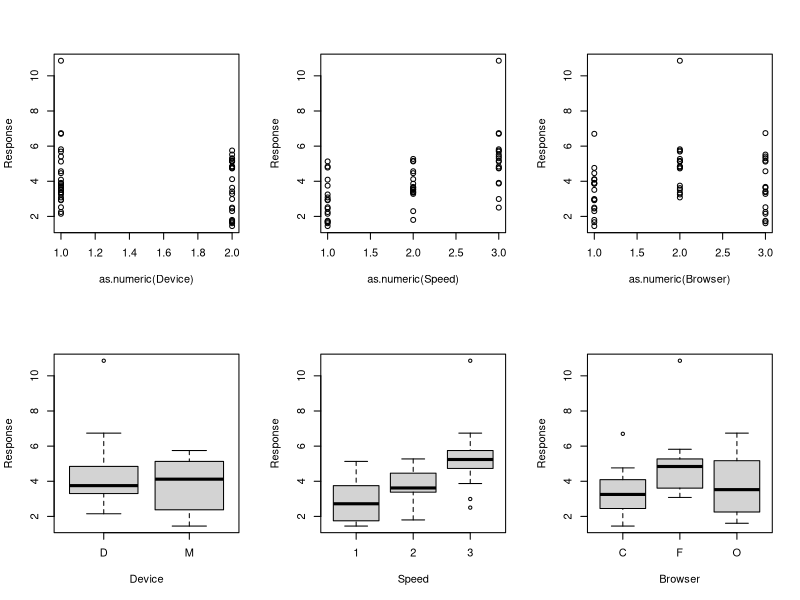
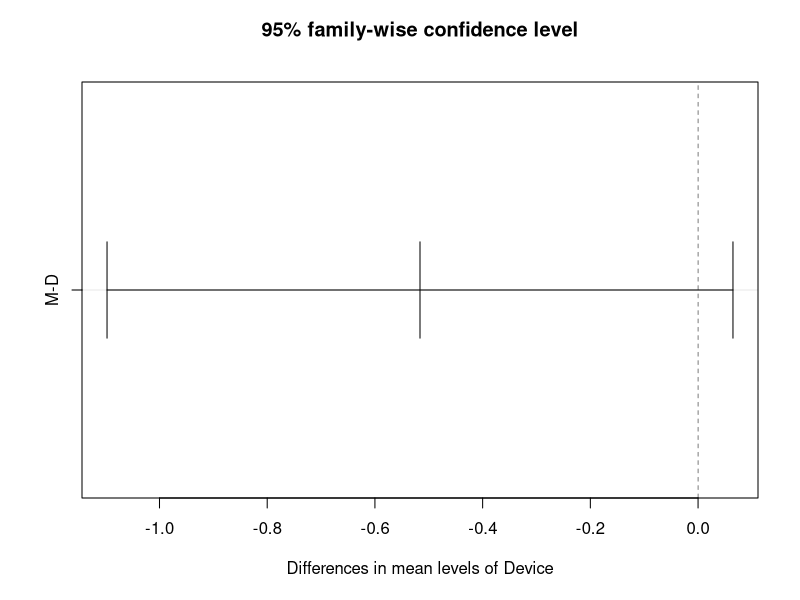
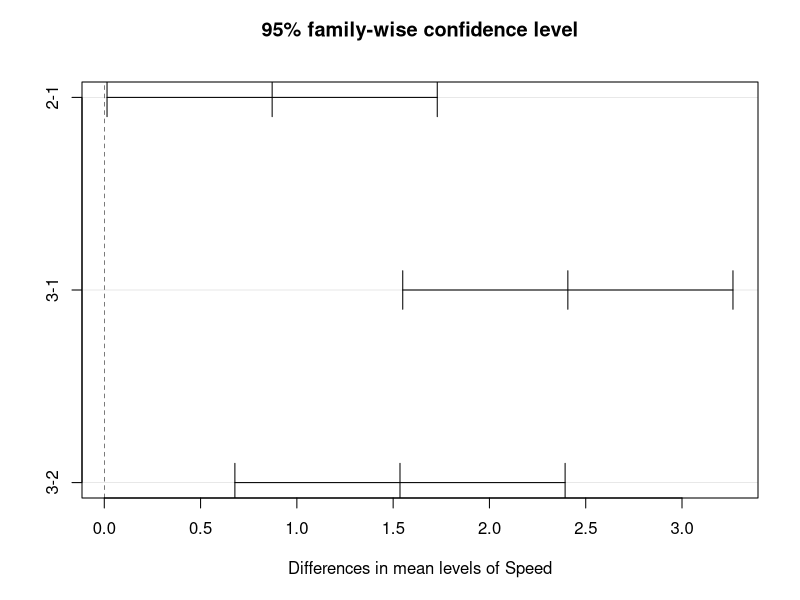
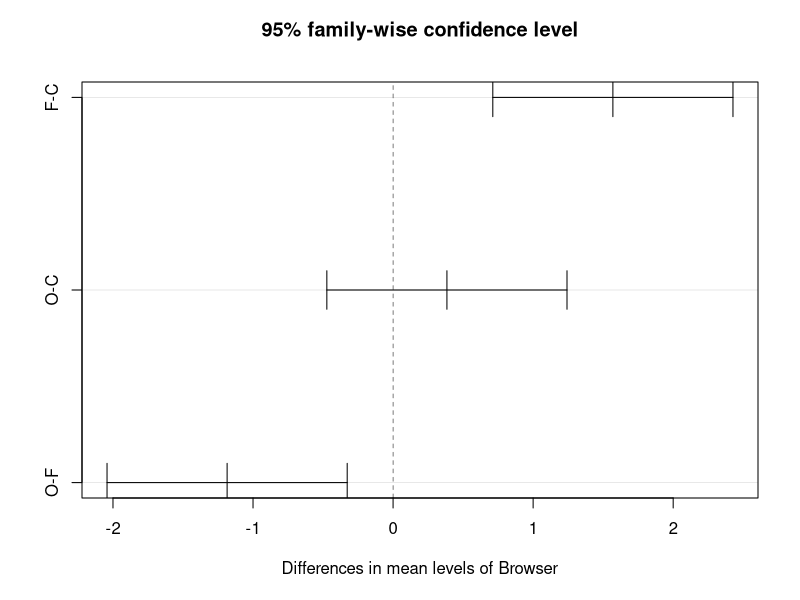
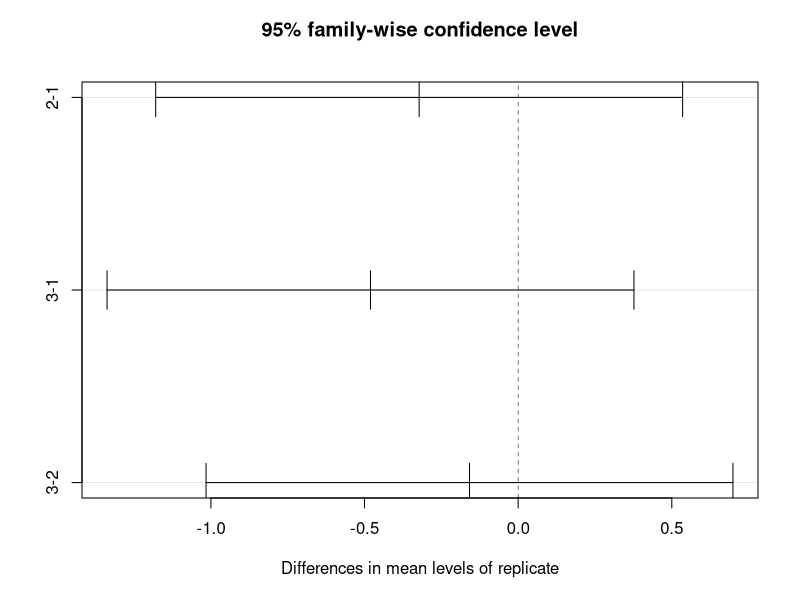
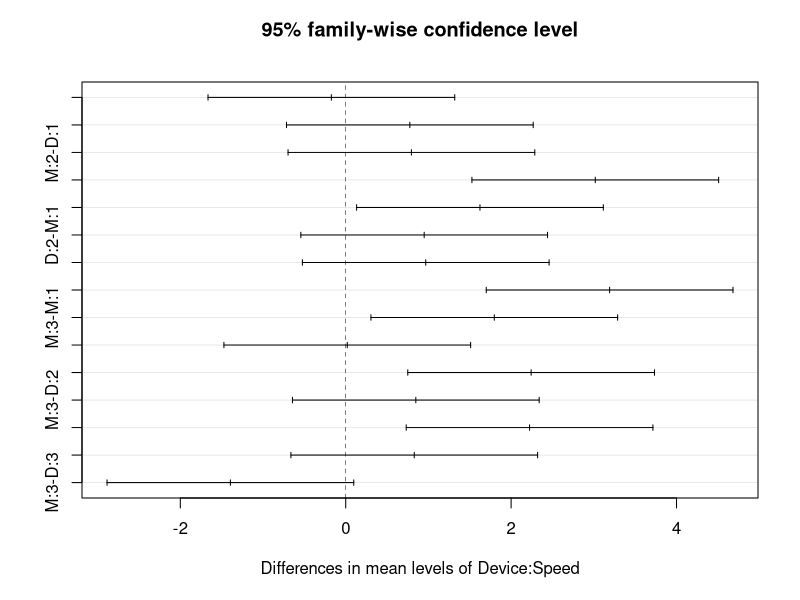
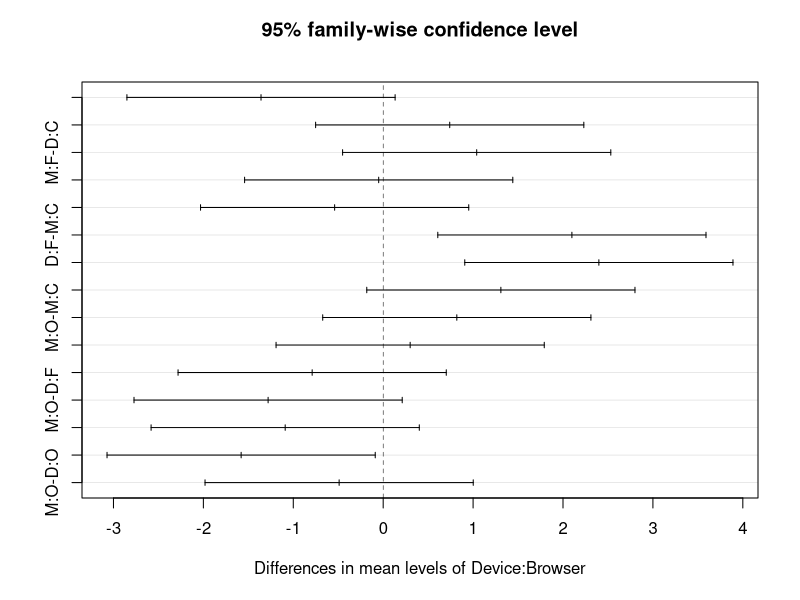
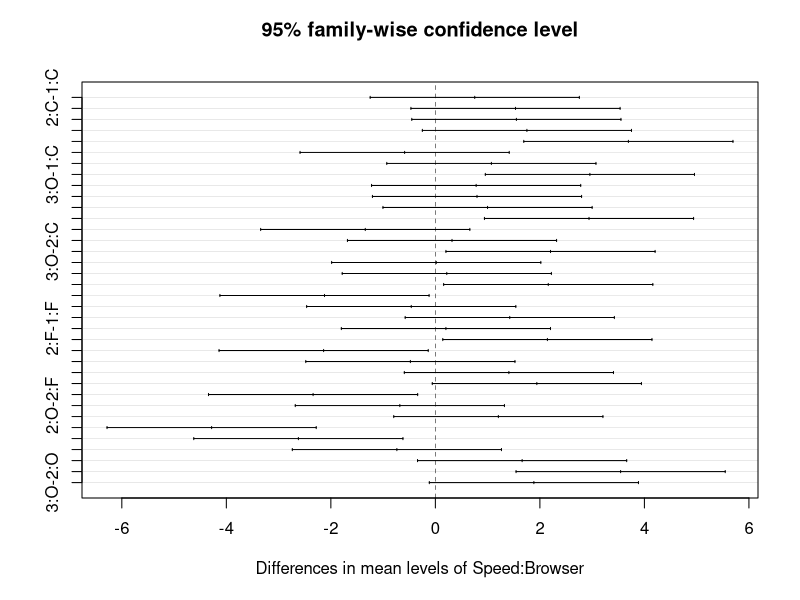

R code for these plots, in order:
## ---- chunk 1

df = read.csv("df.csv")


df$Device = as.factor(df$Device)
df$Speed = as.factor(df$Speed)
df$Browser = as.factor(df$Browser)
new_df = 
data.frame(Device = rep(df$Device,3),
Speed = rep(df$Speed,3),
Browser = rep(df$Browser,3),
Response = c(df$Replicate.1,df$Replicate.2,df$Replicate.3),replicate = as.factor(c(rep(1,18),rep(2,18),rep(3,18))))


par(mfrow=c(2,3))
plot(data= new_df, Response~ as.numeric(Device) + as.numeric(Speed)+as.numeric(Browser))
plot(data= new_df, Response~ (Device) + (Speed)+(Browser))
par(mfrow=c(1,1))
m1 <-lm(data=new_df, Response~Device + Speed + Browser +
          Device:Speed + Device:Browser + Speed:Browser +
          replicate)
summary(m1)

anova(m1)

plot(TukeyHSD(aov(m1)))

TukeyHSD(aov(m1))

plot(m1)


y_bar = (df$Replicate.1 + df$Replicate.2 + df$Replicate.3)/3


interaction.plot(df$Device, df$Speed, y_bar)
interaction.plot(df$Device, df$Browser, y_bar)
interaction.plot(df$Browser, df$Speed, y_bar)


